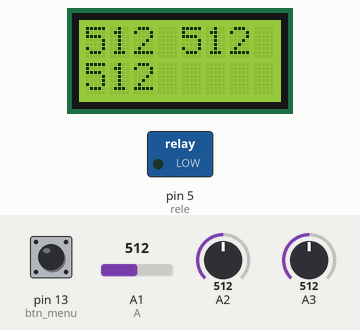
Bench run of a sketch on a simulated Arduino Uno, built with avr-gcc and run on an emulated ATmega328P. Parts: 8×2 character LCD, switched loads named in the sketch (green lamp = pin HIGH). Inputs (shaded band) come from the test bench; at power-on: pin 13 (btn_menu) HIGH, A1 (A) = 512, A2 = 512, A3 = 512. EEPROM starts erased; what the sketch prints to the serial monitor is not drawn.

Above: at 3.3 s.
3.4 s: pin 13 (btn_menu) pulled LOW for 3.2 s
At 7.1 s:
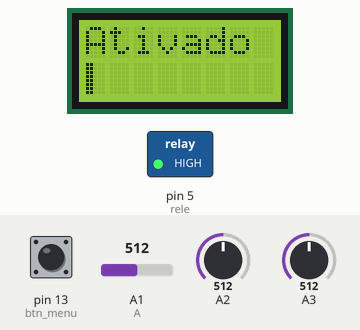
At 13.5 s:
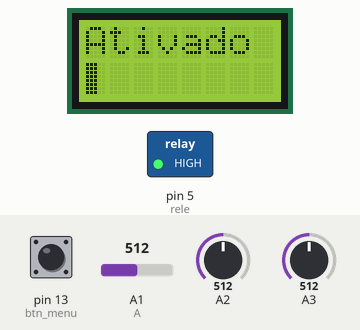
Timing chart, 0 to 15.0 s (numbered marks = the images above; inputs shaded):
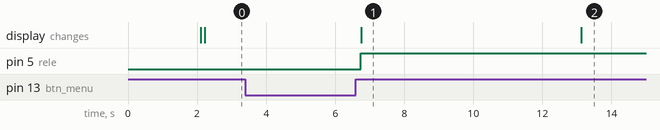

Measured:
- after the input at 3.4 s, pin 5 (rele): LOW → HIGH after 3.3 s; the display: changes after 3.3 s (image 1)
- what the display in image 1 shows lasts 6.4 s, from 6.7 s to 13.1 s

The sketch:

senhas_potenciometro.ino
```cpp
byte p1[8] = {0x10,0x10,0x10,0x10,0x10,0x10,0x10,0x10};
byte p2[8] = {0x18,0x18,0x18,0x18,0x18,0x18,0x18,0x18};
byte p3[8] = {0x1C,0x1C,0x1C,0x1C,0x1C,0x1C,0x1C,0x1C};
byte p4[8] = {0x1E,0x1E,0x1E,0x1E,0x1E,0x1E,0x1E,0x1E};
byte p5[8] = {0x1F,0x1F,0x1F,0x1F,0x1F,0x1F,0x1F,0x1F};
int celula = 0;


int count;
int comando = true;
//-------LCD
#include <Wire.h>
#include <LiquidCrystal_I2C.h>
LiquidCrystal_I2C lcd(39,8,2);
//-------MEMORIA
#include <EEPROM.h>
//--------Array onde e armazenada a senha
int senha [3] ={
  70,100,255};
//----Margem de erro
int margem = 30;
//-----Terminais analogicos
int A = A1;
int B = A2;
int C = A3;
//-----variaves que recebem o valor analogico
int val_a;
int val_b;
int val_c;
//------Botao de menu
int btn_menu = 13;
//------Botoes de incremento e decremento
int btn_up = 6;
int btn_down = 7;
//--------Rele
int rele = 5;


void setup(){
  lcd.init();
  lcd.backlight();
    lcd.createChar(0, p1);
  lcd.createChar(1, p2);
  lcd.createChar(2, p3);
  lcd.createChar(3, p4);
  lcd.createChar(4, p5);
  Serial.begin(9600);
  pinMode(btn_menu,INPUT);
  pinMode(btn_up,INPUT);
  pinMode(btn_down,INPUT);
  pinMode(rele,OUTPUT);
  pega_senha();
  delay(2000);

}

void loop(){
  mostra();
  val_a = analogRead(A1);
  val_b = analogRead(A2);
  val_c = analogRead(A3);
  delay(100);

  if((val_a <= senha[0]+margem && val_a >= senha[0]-margem) && (val_b <= senha[1]+margem && val_b >= senha[1]-margem) && (val_c <= senha[2]+margem && val_c >= senha[2]-margem)){
    Serial.println("OK");
    ok();
  }

  if (!digitalRead(btn_menu)) {  //se o botao for pressionado
    count = 0;                //zera count
    while (!digitalRead(btn_menu)) { // enquanto o totao estiver pressionado
      count++;             // adciona mais 1 a count
      delay(200);           // espera 200milisegundos
      if (count == 10) {    // verifica se count eigual a 10 se for
        configura_senha();
        comando = false;       // indica que a outra função nao sera executada
        while (!digitalRead(btn_menu)) {} // espera o usuario tirar o dedo do botao
      }
    }
    if (comando)  // se comando for igual a true
      confg();
      comando = true;   // seta comando como true
  }
}


void ok(){
lcd.clear();
lcd.setCursor(0, 0);
lcd.print("Ativado");
digitalWrite(rele,1);
for(int j=0;j<=7;j++)
   for(int i=1;i<=4;i++){
         lcd.setCursor(j, 1);
         lcd.write(i);
         delay((EEPROM.read(20)*1000)/40);
    }
digitalWrite(rele,0);
}

void confg(){
  int segundos=0;
  int atualiza = false;
  while(!digitalRead(btn_menu)){
  }
  lcd.clear();
  lcd.setCursor(0,0);
  lcd.println("T.rele  ");
  lcd.setCursor(0,1);
  lcd.blink();
  while(digitalRead(btn_menu)){
    if(!digitalRead(btn_up)){
      segundos ++;
      atualiza = true;
      while(!digitalRead(btn_up)){
      }
      delay(300);
    }
    if(!digitalRead(btn_down)){
      segundos = (segundos==0?0:segundos-1);
      atualiza = true;
      while(!digitalRead(btn_down)){
      }
      delay(300);
    }
    if(atualiza){
      atualiza = false;
      lcd.setCursor(0,1);
      lcd.print("        ");
      lcd.setCursor(0,1);
      lcd.print(segundos);
    }

  }
  while(!digitalRead(btn_menu)){
  }
  lcd.clear();
  lcd.noBlink();
  lcd.setCursor(0,0);
  lcd.print("===OK===");
  EEPROM.write(20,segundos);
delay(3000);
}

void configura_senha(){

  EEPROMWritelong(0,val_a);
  EEPROMWritelong(5,val_b);
  EEPROMWritelong(10,val_c);
  Serial.println("senha gravada com sucesso");
  pega_senha();
  while(!digitalRead(btn_menu)){
    delay(100);
  }
}

void pega_senha(){
  senha[0] = EEPROMReadlong(0);
  senha[1] = EEPROMReadlong(5);
  senha[2] = EEPROMReadlong(10);
  Serial.print("A1: ");
  Serial.print(senha[0]);
  Serial.print(" A2: ");
  Serial.print(senha[1]);
  Serial.print(" A3: ");
  Serial.println(senha[2]);
}


void mostra(){
  lcd.clear();
  Serial.print("A1: ");
  Serial.print(analogRead(A));
  Serial.print(" A2: ");
  Serial.print(val_b);
  Serial.print(" A3: ");
  Serial.println(val_c);
  lcd.setCursor(0,0);
  lcd.print(val_a);
  lcd.setCursor(4,0);
  lcd.print(val_b);
  lcd.setCursor(0,1);
  lcd.print(val_c);
}

void EEPROMWritelong(int address, long value)
{
  byte four = (value & 0xFF);
  byte three = ((value >> 8) & 0xFF);
  byte two = ((value >> 16) & 0xFF);
  byte one = ((value >> 24) & 0xFF);
  EEPROM.write(address, four);
  EEPROM.write(address + 1, three);
  EEPROM.write(address + 2, two);
  EEPROM.write(address + 3, one);
}
long EEPROMReadlong(long address)
{
  long four = EEPROM.read(address);
  long three = EEPROM.read(address + 1);
  long two = EEPROM.read(address + 2);
  long one = EEPROM.read(address + 3);
  return ((four << 0) & 0xFF) + ((three << 8) & 0xFFFF) + ((two << 16) & 0xFFFFFF) + ((one << 24) & 0xFFFFFFFF);
}
```
